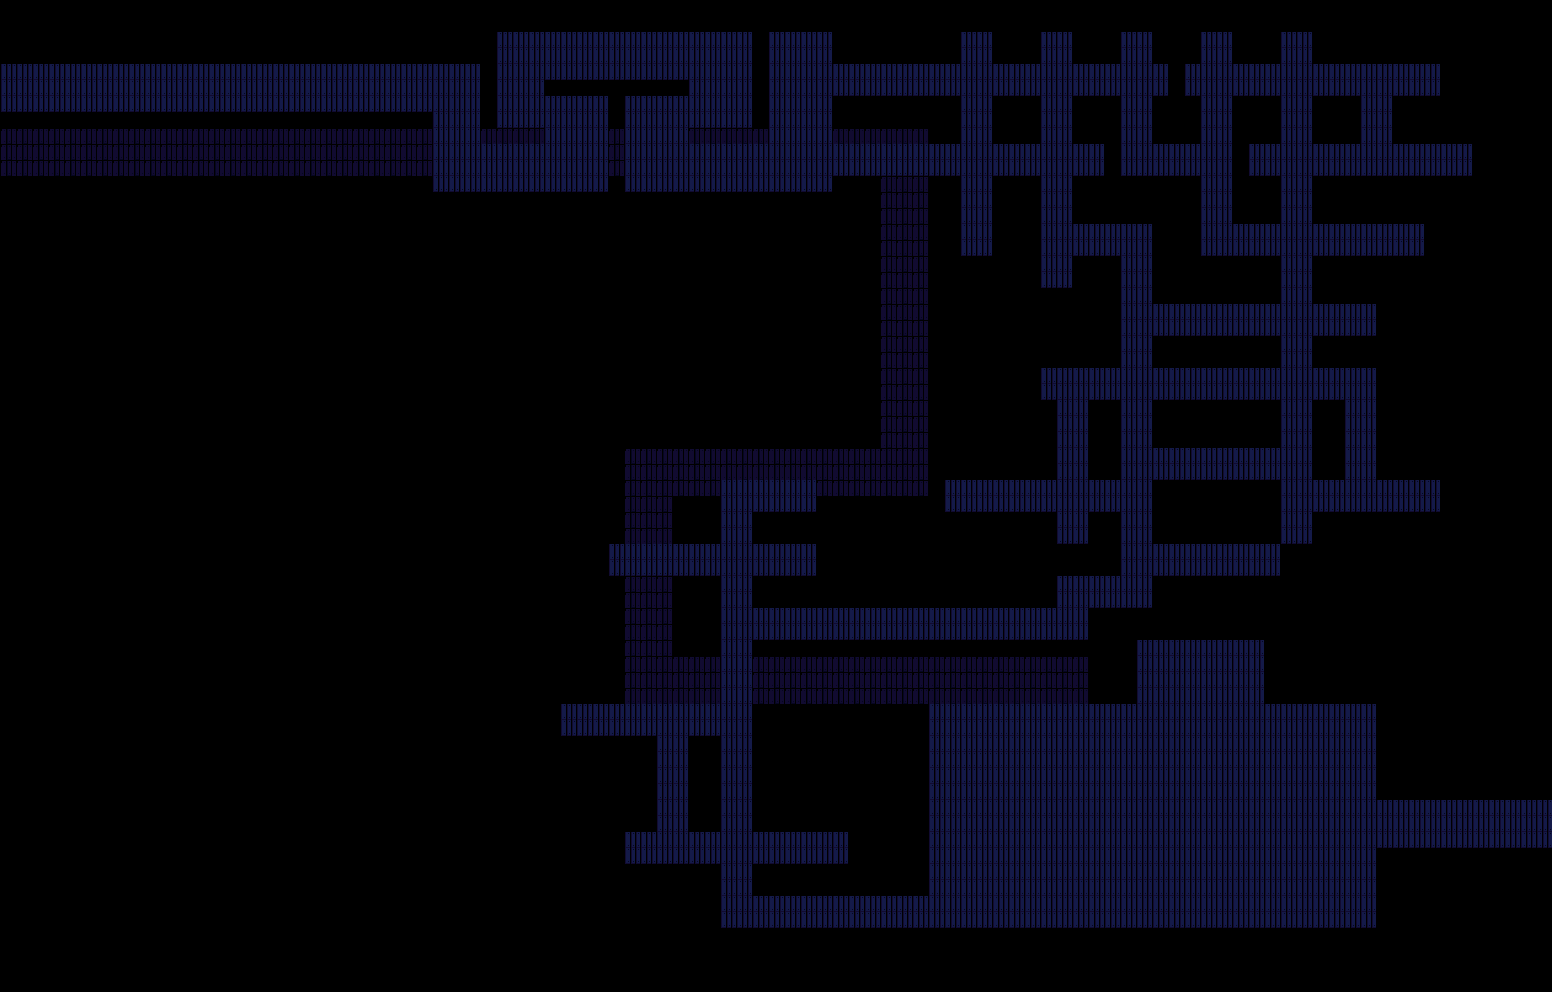

A level layout from a 2D game, rendered from its tile map. Below: a short description, then the map file with tile-grid data replaced by summaries:
An orthogonal 97x62 tile map with 16x16 px tiles, 3 tile layers (BGLower, BGUpper, BGUpper2) and 75 objects.

<map version="1.10" tiledversion="1.10.1" orientation="orthogonal" renderorder="right-down" width="97" height="62" tilewidth="16" tileheight="16" infinite="0" nextlayerid="11" nextobjectid="383">
 <tileset firstgid="1" source="waterfall.tsx" />
 <layer id="7" name="BGLower" width="97" height="62">
  <data>[6014 cells, 6014 non-empty, 3 distinct tile ids]</data>
 </layer>
 <layer id="8" name="BGUpper" width="97" height="62">
  <data>[6014 cells, 0 non-empty, 0 distinct tile ids]</data>
 </layer>
 <layer id="9" name="BGUpper2" width="97" height="62">
  <data>[6014 cells, 0 non-empty, 0 distinct tile ids]</data>
 </layer>
 <objectgroup id="10" name="Wall">
  <object id="299" x="1152" y="480" width="128" height="64" />
  <object id="300" x="1088" y="400" width="32" height="80" />
  <object id="302" x="1152" y="400" width="128" height="48" />
  <object id="303" x="1312" y="400" width="32" height="80" />
  <object id="304" x="1152" y="336" width="128" height="32" />
  <object id="305" x="1312" y="96" width="48" height="48" />
  <object id="306" x="832" y="96" width="128" height="48" />
  <object id="307" x="992" y="96" width="48" height="48" />
  <object id="308" x="0" y="112" width="432" height="80" />
  <object id="309" x="688" y="736" width="32" height="96" />
  <object id="310" x="560" y="576" width="160" height="128" />
  <object id="311" x="560" y="736" width="96" height="96" />
  <object id="312" x="624" y="864" width="96" height="64" />
  <object id="313" x="1376" y="848" width="176" height="80" />
  <object id="314" x="1376" y="704" width="176" height="96" />
  <object id="316" x="1088" y="608" width="64" height="32" />
  <object id="317" x="1152" y="576" width="112" height="64" />
  <object id="318" x="752" y="640" width="384" height="64" />
  <object id="319" x="752" y="704" width="176" height="128" />
  <object id="320" x="752" y="864" width="176" height="32" />
  <object id="321" x="848" y="832" width="80" height="32" />
  <object id="322" x="752" y="512" width="304" height="32" />
  <object id="323" x="816" y="544" width="304" height="32" />
  <object id="324" x="1088" y="512" width="32" height="32" />
  <object id="325" x="752" y="576" width="304" height="32" />
  <object id="326" x="608" y="480" width="112" height="64" />
  <object id="327" x="592" y="544" width="16" height="32" />
  <object id="328" x="544" y="704" width="16" height="32" />
  <object id="330" x="720" y="928" width="656" height="16" />
  <object id="331" x="608" y="832" width="16" height="32" />
  <object id="333" x="1376" y="256" width="64" height="224" />
  <object id="334" x="1312" y="336" width="64" height="32" />
  <object id="335" x="1312" y="256" width="64" height="48" />
  <object id="336" x="1312" y="176" width="160" height="48" />
  <object id="337" x="1424" y="224" width="16" height="32" />
  <object id="340" x="496" y="16" width="816" height="16" />
  <object id="342" x="1280" y="544" width="32" height="32" />
  <object id="343" x="1312" y="512" width="128" height="32" />
  <object id="344" x="1440" y="480" width="16" height="32" />
  <object id="345" x="432" y="192" width="400" height="16" />
  <object id="346" x="832" y="176" width="128" height="80" />
  <object id="347" x="992" y="176" width="48" height="224" />
  <object id="348" x="1040" y="288" width="80" height="80" />
  <object id="349" x="1072" y="256" width="48" height="32" />
  <object id="350" x="944" y="400" width="112" height="80" />
  <object id="351" x="816" y="480" width="128" height="32" />
  <object id="352" x="720" y="464" width="96" height="16" />
  <object id="353" x="960" y="256" width="32" height="16" />
  <object id="354" x="0" y="32" width="496" height="32" />
  <object id="355" x="480" y="64" width="16" height="80" />
  <object id="356" x="496" y="128" width="48" height="16" />
  <object id="357" x="544" y="80" width="144" height="16" />
  <object id="358" x="608" y="96" width="16" height="96" />
  <object id="359" x="688" y="128" width="80" height="16" />
  <object id="360" x="752" y="32" width="16" height="96" />
  <object id="361" x="832" y="32" width="128" height="32" />
  <object id="362" x="992" y="32" width="48" height="32" />
  <object id="363" x="1072" y="32" width="48" height="32" />
  <object id="364" x="1152" y="32" width="48" height="32" />
  <object id="365" x="1232" y="32" width="48" height="32" />
  <object id="366" x="1312" y="32" width="128" height="32" />
  <object id="367" x="1392" y="96" width="80" height="48" />
  <object id="368" x="1472" y="144" width="16" height="32" />
  <object id="370" x="1440" y="64" width="16" height="32" />
  <object id="371" x="1072" y="96" width="48" height="48" />
  <object id="372" x="1072" y="176" width="128" height="48" />
  <object id="373" x="1152" y="256" width="128" height="48" />
  <object id="374" x="1152" y="224" width="48" height="32" />
  <object id="375" x="1104" y="144" width="16" height="32" />
  <object id="376" x="1152" y="96" width="48" height="48" />
  <object id="377" x="1168" y="64" width="16" height="32" />
  <object id="378" x="1232" y="96" width="48" height="48" />
  <object id="379" x="1232" y="144" width="16" height="32" />
  <object id="380" x="1232" y="176" width="48" height="48" />
  <object id="382" x="1264" y="576" width="112" height="128" />
 </objectgroup>
 <objectgroup id="3" name="Entity" opacity="0.71" />
 <objectgroup draworder="index" id="4" name="Warp" />
 <objectgroup id="11" name="Path" />
</map>
